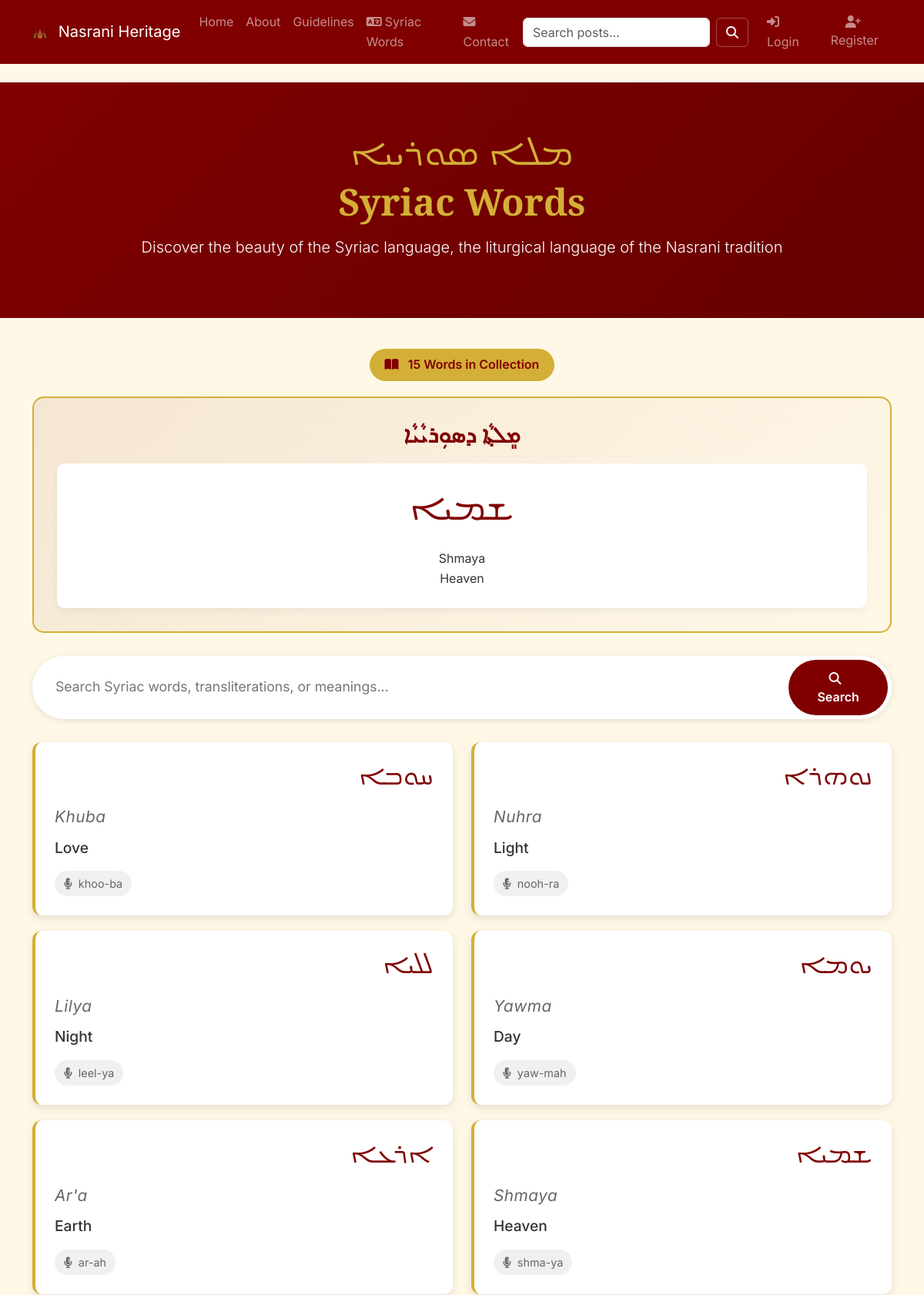
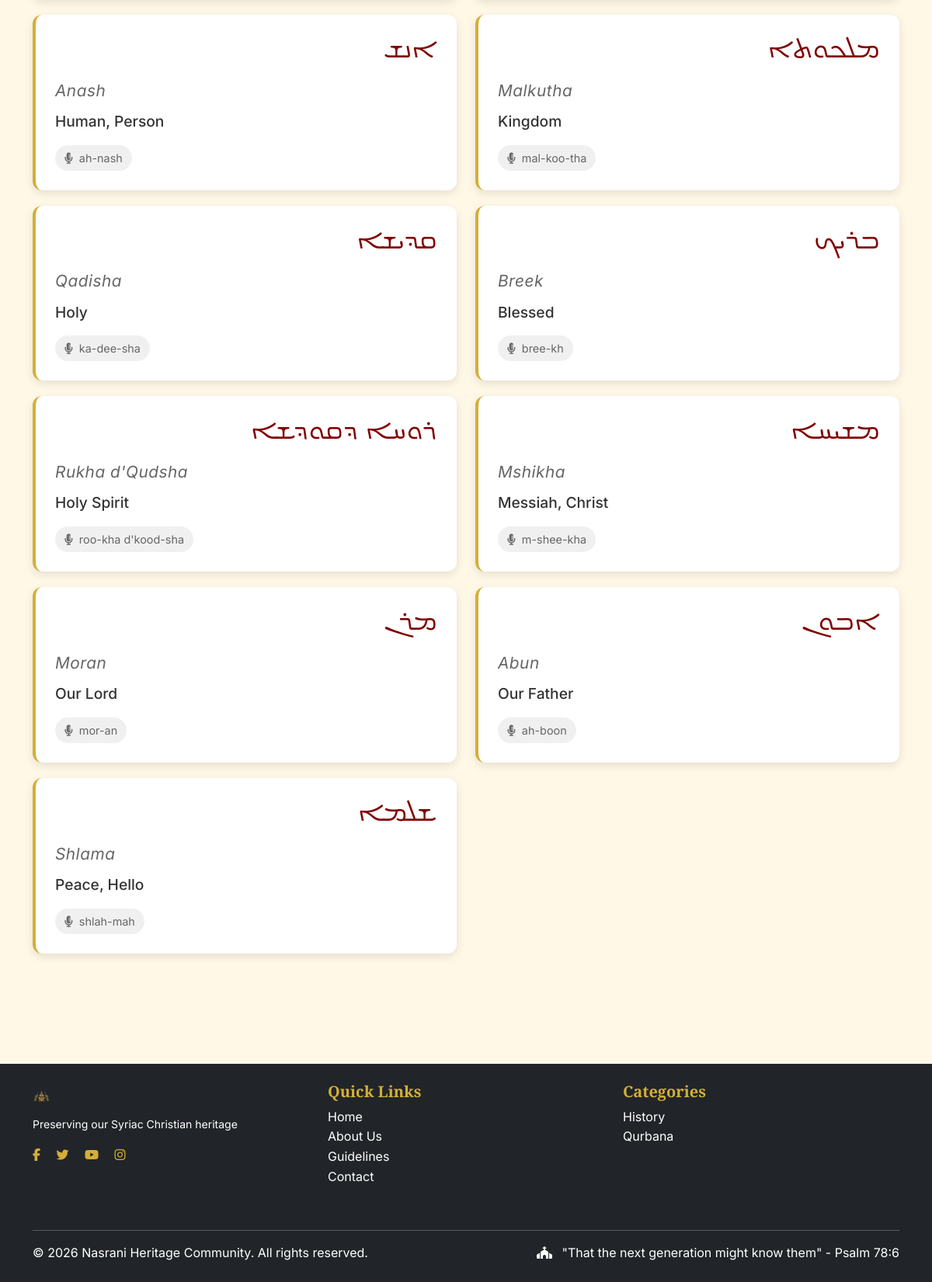
The page /syriac-words/ on the database as committed earlier (2 pictures, top to bottom).
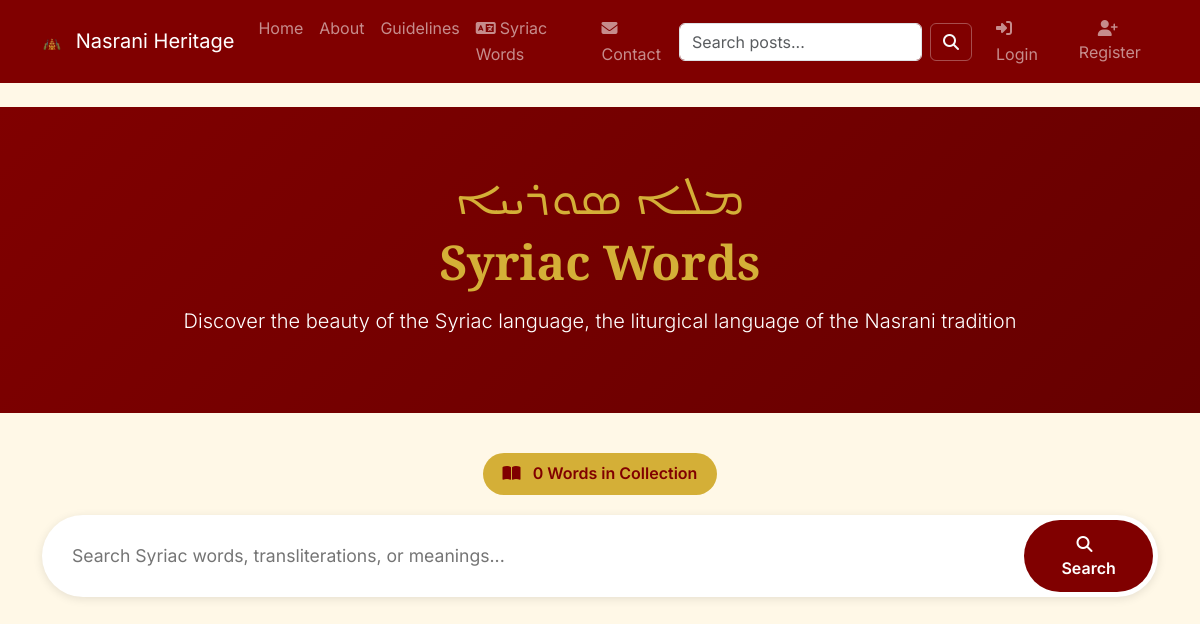
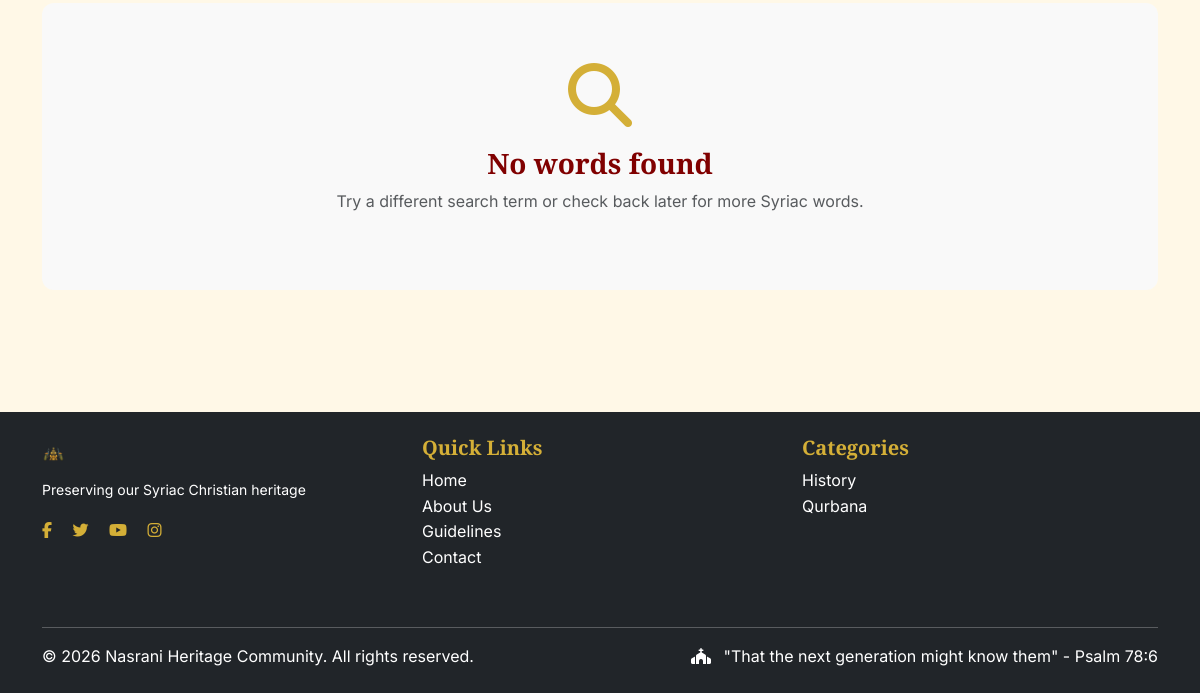
The same page on the database as committed later (2 pictures, top to bottom).
### community/models.py (models this page shows, shortened)
class SyriacWord(models.Model):
    word = models.CharField(max_length=100)
    transliteration = models.CharField(max_length=100)
    meaning = models.TextField()
    pronunciation_guide = models.CharField(max_length=200, blank=True)
    etymology = models.TextField(blank=True, help_text="Origin and history of the word")
    notes = models.TextField(blank=True, help_text="Additional information")
    biblical_reference = models.CharField(max_length=200, blank=True, help_text="Where this word appears in the Bible")
    audio_file = models.FileField(upload_to='syriac_audio/', blank=True, null=True)
    created_at = models.DateTimeField(auto_now_add=True)
    class Meta:
        ordering = ['-created_at']

class Category(models.Model):
    name = models.CharField(max_length=100)
    slug = models.SlugField(unique=True)
    description = models.TextField(blank=True)
    color = models.CharField(max_length=20, default='#800000')  # Maroon default
    class Meta:
        verbose_name_plural = "Categories"
        ordering = ['name']

### community/views.py (the view)
# urls.py: path('syriac-words/', views.syriac_words_view, name='syriac_words'),
def syriac_words_view(request):
    words = SyriacWord.objects.all()
    query = request.GET.get('q')
    if query:
        words = words.filter(
            Q(word__icontains=query) |
            Q(transliteration__icontains=query) |
            Q(meaning__icontains=query)
        )
    paginator = Paginator(words, 20)  # Show 20 words per page
    page_number = request.GET.get('page')
    page_obj = paginator.get_page(page_number)
    import random
    if words.exists():
        random_word = random.choice(words)
    else:
        random_word = None
    context = {
        'page_obj': page_obj,
        'random_word': random_word,
        'total_words': words.count(),
        'popular_posts': Post.objects.filter(is_published=True).order_by('-views_count')[:5],
    }
    return render(request, 'syriac_words.html', context)

### community/context_processors.py (called while the page is built)
def categories_processor(request):
    return {
        'categories': Category.objects.all()
    }

def syriac_word_processor(request):
    word_of_day = cache.get('syriac_word_of_day')
    if not word_of_day:
        words = list(SyriacWord.objects.all())
        if words:
            word_of_day = random.choice(words)
            cache.set('syriac_word_of_day', word_of_day, 86400)
        else:
            word_of_day = None
    return {
        'syriac_word_of_day': word_of_day,
    }

### templates/syriac_words.html (shortened to what this page needs)
{% extends 'base.html' %}
{% load static %}
{% block content %}
<div class="syriac-header">
    <div class="container">
        <h1>
            <span>ܡܠܐ ܣܘܪܝܝܐ</span>
            <br>Syriac Words
        </h1>
        <p class="lead">Discover the beauty of the Syriac language, the liturgical language of the Nasrani tradition</p>
    </div>
</div>
<div class="container mb-5">
    <div class="text-center">
        <div class="stats-badge">
            <i class="fas fa-book-open me-2"></i>
            {{ total_words }} Words in Collection
        </div>
    </div>
    {% if random_word %}
    <div class="random-word-section">
        <h3>ܡܸܠܬ݂ܵܐ ܕܣܘܼܪܝܵܝܵܐ</h3>
        <div class="random-word-box" onclick="openWordModal({{ random_word.id }})">
            <div class="syriac">{{ random_word.word }}</div>
            <div class="transliteration">{{ random_word.transliteration }}</div>
            <div class="meaning">{{ random_word.meaning }}</div>
        </div>
    </div>
    {% endif %}
    <form method="GET" action="{% url 'syriac_words' %}">
        <div class="search-box d-flex">
            <input type="text" name="q" placeholder="Search Syriac words, transliterations, or meanings..." value="{{ request.GET.q }}">
            <button type="submit" class="btn">
                <i class="fas fa-search me-2"></i>Search
            </button>
        </div>
    </form>
    <div class="row">
        {% for word in page_obj %}
        <div class="col-md-6">
            <div class="word-card" onclick="window.location.href='{% url 'syriac_word_detail' word.id %}'">
                <div class="syriac">{{ word.word }}</div>
                <div class="transliteration">{{ word.transliteration }}</div>
                <div class="meaning">{{ word.meaning }}</div>
                <div>
                    {% if word.pronunciation_guide %}
                    <span class="pronunciation">
                        <i class="fas fa-microphone-alt me-1"></i>
                        {{ word.pronunciation_guide }}
                    </span>
                    {% endif %}
                </div>
            </div>
        </div>
        {% empty %}
        <div class="col-12">
            <div class="empty-state">
                <i class="fas fa-search"></i>
                <h3>No words found</h3>
                <p class="text-muted">Try a different search term or check back later for more Syriac words.</p>
            </div>
        </div>
        {% endfor %}
    </div>
</div>
<div class="toast-container position-fixed bottom-0 end-0 p-3">
</div>
{% endblock %}

### templates/base.html (shortened to what this page needs)
<!DOCTYPE html>
<html lang="en">
<head>
    <link href="https://cdn.jsdelivr.net/npm/bootstrap@5.3.2/dist/css/bootstrap.min.css" rel="stylesheet">
    <link rel="stylesheet" href="https://cdnjs.cloudflare.com/ajax/libs/font-awesome/6.4.2/css/all.min.css">
    {% load static %}
    <link rel="stylesheet" href="{% static 'css/style.css' %}">
</head>
<body>
    {% include 'includes/header.html' %}
    <main class="py-4">
        {% block content %}{% endblock %}
    </main>
    {% include 'includes/footer.html' %}
</body>
</html>

### templates/includes/header.html (shortened to what this page needs)
{% load static %}
<nav class="navbar navbar-expand-lg navbar-dark" style="background-color: #800000;">
    <div class="container">
        <a class="navbar-brand" href="{% url 'home' %}">
            <img src="{% static 'images/logos/logo.png' %}"
                 alt="Nasrani Heritage"
                 height="30"
                 class="d-inline-block align-text-top me-2">
            Nasrani Heritage
        </a>
        <div class="collapse navbar-collapse" id="navbarMain">
            <ul class="navbar-nav me-auto mb-2 mb-lg-0">
                <li class="nav-item">
                    <a class="nav-link" href="{% url 'home' %}">Home</a>
                </li>
                <li class="nav-item">
                    <a class="nav-link" href="{% url 'about' %}">About</a>
                </li>
                <li class="nav-item">
                    <a class="nav-link" href="{% url 'guidelines' %}">Guidelines</a>
                </li>
                <li class="nav-item">
                    <a class="nav-link" href="{% url 'syriac_words' %}">
                        <i class="fas fa-language me-1"></i>Syriac Words
                    </a>
                </li>
                <li class="nav-item">
                    <a class="nav-link" href="{% url 'contact' %}">
                        <i class="fas fa-envelope me-1"></i>Contact
                    </a>
                </li>
            </ul>
            <form class="d-flex me-3" action="{% url 'home' %}" method="GET">
                <input class="form-control me-2" type="search" name="query" placeholder="Search posts..." aria-label="Search">
                <button class="btn btn-outline-light" type="submit">
                    <i class="fas fa-search"></i>
                </button>
            </form>
            <ul class="navbar-nav">
                {% if user.is_authenticated %}
                <li class="nav-item dropdown">
                    <a class="nav-link dropdown-toggle" href="#" id="userDropdown" role="button" data-bs-toggle="dropdown" aria-expanded="false">
                        {% if user.profile.profile_picture %}
                        <img src="{{ user.profile.profile_picture.url }}" alt="Profile" class="rounded-circle me-1" width="25" height="25">
                        {% else %}
                        <i class="fas fa-user-circle me-1"></i>
                        {% endif %}
                        {{ user.username }}
                    </a>
                    <ul class="dropdown-menu dropdown-menu-end" aria-labelledby="userDropdown">
                        <li>
                            <a class="dropdown-item" href="{% url 'profile' user.username %}">
                                <i class="fas fa-user me-2"></i>Profile
                            </a>
                        </li>
                        <li>
                            <a class="dropdown-item" href="{% url 'create_post' %}">
                                <i class="fas fa-plus-circle me-2"></i>Create Post
                            </a>
                        </li>
                        <li>
                            <a class="dropdown-item" href="{% url 'edit_profile' %}">
                                <i class="fas fa-cog me-2"></i>Settings
                            </a>
                        </li>
                        {% if user.is_staff %}
                        <li><hr class="dropdown-divider"></li>
                        <li>
                            <a class="dropdown-item" href="{% url 'admin_dashboard' %}">
                                <i class="fas fa-shield-alt me-2"></i>Admin Dashboard
                            </a>
                        </li>
                        {% endif %}
                        <li><hr class="dropdown-divider"></li>
                        <li>
                            <a class="dropdown-item" href="{% url 'logout' %}">
                                <i class="fas fa-sign-out-alt me-2"></i>Logout
                            </a>
                        </li>
                    </ul>
                </li>
                {% else %}
                <li class="nav-item">
                    <a class="nav-link" href="{% url 'login' %}">
                        <i class="fas fa-sign-in-alt me-1"></i>Login
                    </a>
                </li>
                <li class="nav-item">
                    <a class="nav-link btn btn-outline-light" href="{% url 'register' %}">
                        <i class="fas fa-user-plus me-1"></i>Register
                    </a>
                </li>
                {% endif %}
            </ul>
        </div>
    </div>
</nav>

### templates/includes/footer.html (shortened to what this page needs)
{% load static %}
<footer class="bg-dark text-white py-4">
    <div class="container">
        <div class="row">
            <div class="col-md-4 text-center text-md-start">
                <img src="{% static 'images/logos/logo.png' %}"
                     alt="Nasrani Heritage"
                     height="35"
                     class="mb-2">
                <p class="small">Preserving our Syriac Christian heritage</p>
                <div class="mt-3">
                    <a href="#" class="text-gold me-3"><i class="fab fa-facebook-f"></i></a>
                    <a href="#" class="text-gold me-3"><i class="fab fa-twitter"></i></a>
                    <a href="#" class="text-gold me-3"><i class="fab fa-youtube"></i></a>
                    <a href="#" class="text-gold"><i class="fab fa-instagram"></i></a>
                </div>
            </div>
            <div class="col-md-4 mb-4">
                <h5 class="text-gold">Quick Links</h5>
                <ul class="list-unstyled">
                    <li><a href="{% url 'home' %}" class="text-white">Home</a></li>
                    <li><a href="{% url 'about' %}" class="text-white">About Us</a></li>
                    <li><a href="{% url 'guidelines' %}" class="text-white">Guidelines</a></li>
                    <li><a href="{% url 'contact' %}" class="text-white">Contact</a></li>
                </ul>
            </div>
            <div class="col-md-4 mb-4">
                <h5 class="text-gold">Categories</h5>
                <ul class="list-unstyled">
                    {% for category in categories|slice:":5" %}
                    <li><a href="?category={{ category.slug }}" class="text-white">{{ category.name }}</a></li>
                    {% endfor %}
                </ul>
            </div>
        </div>
        <hr class="bg-light">
        <div class="row">
            <div class="col-md-6">
                <p class="mb-0">&copy; {% now "Y" %} Nasrani Heritage Community. All rights reserved.</p>
            </div>
            <div class="col-md-6 text-md-end">
                <p class="mb-0">
                    <i class="fas fa-church me-2"></i>
                    "That the next generation might know them" - Psalm 78:6
                </p>
            </div>
        </div>
    </div>
</footer>

### static/css/style.css (style rules this page uses)
:root { --maroon: #800000; --gold: #D4AF37; --parchment: #F5E6D3; --dark-brown: #5D3A1A; --cream: #FFF8E7; --forest-green: #2C5F2D; }
body { font-family: 'Inter', sans-serif; background-color: var(--cream); color: #333; line-height: 1.6; }
h1, h2, h3, h4, h5, h6 { font-family: 'Cormorant Garamond', serif; font-weight: 600; color: var(--maroon); }
footer { background-color: var(--maroon); color: white; padding: 40px 0 20px; margin-top: 50px; }
footer a { color: var(--gold); text-decoration: none; }
.text-gold { color: #D4AF37 !important; }
.navbar .btn-outline-light { border-color: rgba(255,255,255,0.3); }

### templates/syriac_words.html (style rules this page uses)
.syriac-header { background: linear-gradient(135deg, #800000 0%, #660000 100%); color: white; padding: 60px 0; margin-bottom: 40px; text-align: center; }
.syriac-header h1 { color: #D4AF37; font-size: 3rem; margin-bottom: 15px; }
.syriac-header h1 span { font-family: 'Noto Sans Syriac', 'East Syriac', sans-serif; direction: rtl; display: inline-block; }
.search-box { background: white; border-radius: 50px; padding: 5px; box-shadow: 0 2px 10px rgba(0,0,0,0.1); margin-bottom: 30px; }
.search-box input { border: none; padding: 15px 25px; border-radius: 50px; width: 100%; font-size: 1.1rem; }
.search-box button { background: #800000; color: white; border: none; padding: 12px 30px; border-radius: 50px; font-weight: 600; transition: all 0.3s ease; }
.stats-badge { background: #D4AF37; color: #800000; padding: 8px 20px; border-radius: 30px; font-weight: 600; display: inline-block; margin-bottom: 20px; }
.empty-state { text-align: center; padding: 60px 20px; background: #f9f9f9; border-radius: 12px; }
.empty-state i { font-size: 4rem; color: #D4AF37; margin-bottom: 20px; }
.toast-container { z-index: 1100; }

Rows that differ between the two databases and show on the page:
removed SyriacWord: word "ܫܡܝܐ", transliteration "Shmaya", meaning "Heaven", pronunciation_guide "shma-ya"
removed SyriacWord: word "ܚܘܒܐ", transliteration "Khuba", meaning "Love", pronunciation_guide "khoo-ba"
removed SyriacWord: word "ܢܘܗܪܐ", transliteration "Nuhra", meaning "Light", pronunciation_guide "nooh-ra"
removed SyriacWord: word "ܠܠܝܐ", transliteration "Lilya", meaning "Night", pronunciation_guide "leel-ya"
removed SyriacWord: word "ܝܘܡܐ", transliteration "Yawma", meaning "Day", pronunciation_guide "yaw-mah"
removed SyriacWord: word "ܐܪܥܐ", transliteration "Ar'a", meaning "Earth", pronunciation_guide "ar-ah"
removed SyriacWord: word "ܐܢܫ", transliteration "Anash", meaning "Human, Person", pronunciation_guide "ah-nash"
removed SyriacWord: word "ܡܠܟܘܬܐ", transliteration "Malkutha", meaning "Kingdom", pronunciation_guide "mal-koo-tha"
removed SyriacWord: word "ܩܕܝܫܐ", transliteration "Qadisha", meaning "Holy", pronunciation_guide "ka-dee-sha"
removed SyriacWord: word "ܒܪܝܟ", transliteration "Breek", meaning "Blessed", pronunciation_guide "bree-kh"
removed SyriacWord: word "ܪܘܚܐ ܕܩܘܕܫܐ", transliteration "Rukha d'Qudsha", meaning "Holy Spirit", pronunciation_guide "roo-kha d'kood-sha"
removed SyriacWord: word "ܡܫܝܚܐ", transliteration "Mshikha", meaning "Messiah, Christ", pronunciation_guide "m-shee-kha"
removed SyriacWord: word "ܡܪܢ", transliteration "Moran", meaning "Our Lord", pronunciation_guide "mor-an"
removed SyriacWord: word "ܐܒܘܢ", transliteration "Abun", meaning "Our Father", pronunciation_guide "ah-boon"
removed SyriacWord: word "ܫܠܡܐ", transliteration "Shlama", meaning "Peace, Hello", pronunciation_guide "shlah-mah"
Other text that changed with them:
{{ total_words }}: "15" → "0"
text no longer shown: "ܡܸܠܬ݂ܵܐ ܕܣܘܼܪܝܵܝܵܐ"
text now shown: "No words found Try a different search term or check back later for more Syriac words."
